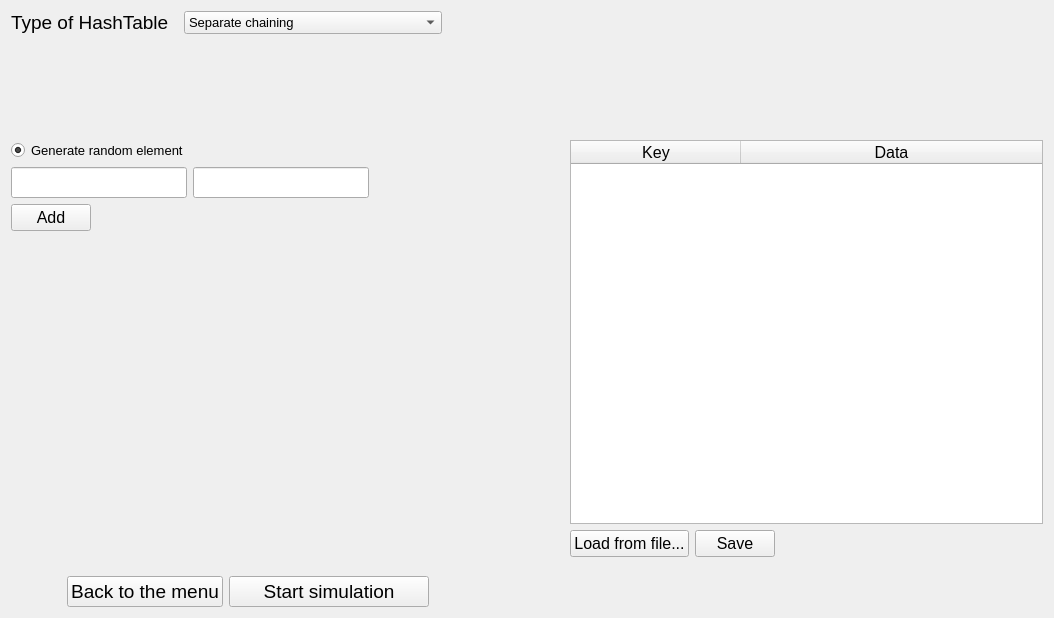
<?xml version="1.0" encoding="UTF-8"?>
<ui version="4.0">
 <class>SimulationPresettings</class>
 <widget class="QWidget" name="SimulationPresettings">
  <property name="geometry">
   <rect>
    <x>0</x>
    <y>0</y>
    <width>1054</width>
    <height>618</height>
   </rect>
  </property>
  <property name="font">
   <font>
    <pointsize>14</pointsize>
   </font>
  </property>
  <property name="windowTitle">
   <string>Form</string>
  </property>
  <layout class="QVBoxLayout" name="verticalLayout">
   <item>
    <layout class="QHBoxLayout" name="horizontalLayout">
     <property name="spacing">
      <number>15</number>
     </property>
     <property name="sizeConstraint">
      <enum>QLayout::SetDefaultConstraint</enum>
     </property>
     <item>
      <widget class="QLabel" name="hashTableTypeLabel">
       <property name="text">
        <string>Type of HashTable</string>
       </property>
      </widget>
     </item>
     <item>
      <widget class="QComboBox" name="hashTableTypeComboBox">
       <property name="minimumSize">
        <size>
         <width>200</width>
         <height>0</height>
        </size>
       </property>
       <property name="font">
        <font>
         <pointsize>10</pointsize>
        </font>
       </property>
       <item>
        <property name="text">
         <string>Separate chaining</string>
        </property>
       </item>
       <item>
        <property name="text">
         <string>Open adressing (Linear strategy)</string>
        </property>
       </item>
       <item>
        <property name="text">
         <string>Open adressing (SecondHash strategy)</string>
        </property>
       </item>
      </widget>
     </item>
     <item>
      <spacer name="horizontalSpacer">
       <property name="orientation">
        <enum>Qt::Horizontal</enum>
       </property>
       <property name="sizeHint" stdset="0">
        <size>
         <width>40</width>
         <height>20</height>
        </size>
       </property>
      </spacer>
     </item>
    </layout>
   </item>
   <item>
    <spacer name="verticalSpacer">
     <property name="orientation">
      <enum>Qt::Vertical</enum>
     </property>
     <property name="sizeType">
      <enum>QSizePolicy::Minimum</enum>
     </property>
     <property name="sizeHint" stdset="0">
      <size>
       <width>20</width>
       <height>100</height>
      </size>
     </property>
    </spacer>
   </item>
   <item>
    <layout class="QHBoxLayout" name="horizontalLayout_2">
     <item>
      <layout class="QVBoxLayout" name="verticalLayout_2">
       <item>
        <widget class="QRadioButton" name="needRandomRadioButton">
         <property name="font">
          <font>
           <pointsize>10</pointsize>
          </font>
         </property>
         <property name="text">
          <string>Generate random element</string>
         </property>
         <property name="checked">
          <bool>true</bool>
         </property>
        </widget>
       </item>
       <item>
        <layout class="QHBoxLayout" name="horizontalLayout_5">
         <item alignment="Qt::AlignLeft">
          <widget class="QLineEdit" name="keyInput">
           <property name="maximumSize">
            <size>
             <width>300</width>
             <height>16777215</height>
            </size>
           </property>
           <property name="inputMask">
            <string comment="Key"/>
           </property>
          </widget>
         </item>
         <item alignment="Qt::AlignLeft">
          <widget class="QLineEdit" name="dataInput">
           <property name="maximumSize">
            <size>
             <width>300</width>
             <height>16777215</height>
            </size>
           </property>
          </widget>
         </item>
         <item>
          <spacer name="horizontalSpacer_6">
           <property name="orientation">
            <enum>Qt::Horizontal</enum>
           </property>
           <property name="sizeHint" stdset="0">
            <size>
             <width>40</width>
             <height>20</height>
            </size>
           </property>
          </spacer>
         </item>
        </layout>
       </item>
       <item alignment="Qt::AlignLeft">
        <widget class="QPushButton" name="addButton">
         <property name="font">
          <font>
           <pointsize>12</pointsize>
          </font>
         </property>
         <property name="text">
          <string>Add</string>
         </property>
        </widget>
       </item>
       <item>
        <spacer name="verticalSpacer_2">
         <property name="orientation">
          <enum>Qt::Vertical</enum>
         </property>
         <property name="sizeHint" stdset="0">
          <size>
           <width>20</width>
           <height>40</height>
          </size>
         </property>
        </spacer>
       </item>
       <item>
        <layout class="QHBoxLayout" name="horizontalLayout_6">
         <item>
          <spacer name="horizontalSpacer_4">
           <property name="orientation">
            <enum>Qt::Horizontal</enum>
           </property>
           <property name="sizeHint" stdset="0">
            <size>
             <width>40</width>
             <height>20</height>
            </size>
           </property>
          </spacer>
         </item>
         <item>
          <widget class="QPushButton" name="backToMenuButton">
           <property name="text">
            <string>Back to the menu</string>
           </property>
          </widget>
         </item>
         <item>
          <widget class="QPushButton" name="startButton">
           <property name="minimumSize">
            <size>
             <width>200</width>
             <height>0</height>
            </size>
           </property>
           <property name="text">
            <string>Start simulation</string>
           </property>
          </widget>
         </item>
         <item>
          <spacer name="horizontalSpacer_5">
           <property name="orientation">
            <enum>Qt::Horizontal</enum>
           </property>
           <property name="sizeHint" stdset="0">
            <size>
             <width>40</width>
             <height>20</height>
            </size>
           </property>
          </spacer>
         </item>
        </layout>
       </item>
      </layout>
     </item>
     <item>
      <spacer name="horizontalSpacer_2">
       <property name="orientation">
        <enum>Qt::Horizontal</enum>
       </property>
       <property name="sizeType">
        <enum>QSizePolicy::Minimum</enum>
       </property>
       <property name="sizeHint" stdset="0">
        <size>
         <width>80</width>
         <height>20</height>
        </size>
       </property>
      </spacer>
     </item>
     <item>
      <layout class="QVBoxLayout" name="verticalLayout_3">
       <item>
        <widget class="QTableWidget" name="elementsTable">
         <property name="sizePolicy">
          <sizepolicy hsizetype="Expanding" vsizetype="Preferred">
           <horstretch>0</horstretch>
           <verstretch>0</verstretch>
          </sizepolicy>
         </property>
         <property name="font">
          <font>
           <pointsize>12</pointsize>
          </font>
         </property>
         <property name="editTriggers">
          <set>QAbstractItemView::NoEditTriggers</set>
         </property>
         <property name="alternatingRowColors">
          <bool>false</bool>
         </property>
         <property name="selectionMode">
          <enum>QAbstractItemView::NoSelection</enum>
         </property>
         <property name="columnCount">
          <number>2</number>
         </property>
         <attribute name="horizontalHeaderCascadingSectionResizes">
          <bool>true</bool>
         </attribute>
         <attribute name="horizontalHeaderDefaultSectionSize">
          <number>170</number>
         </attribute>
         <attribute name="horizontalHeaderHighlightSections">
          <bool>false</bool>
         </attribute>
         <attribute name="horizontalHeaderStretchLastSection">
          <bool>true</bool>
         </attribute>
         <column>
          <property name="text">
           <string>Key</string>
          </property>
          <property name="font">
           <font>
            <pointsize>12</pointsize>
           </font>
          </property>
         </column>
         <column>
          <property name="text">
           <string>Data</string>
          </property>
          <property name="font">
           <font>
            <pointsize>12</pointsize>
           </font>
          </property>
         </column>
        </widget>
       </item>
       <item>
        <layout class="QHBoxLayout" name="horizontalLayout_3">
         <property name="bottomMargin">
          <number>50</number>
         </property>
         <item>
          <widget class="QPushButton" name="loadButton">
           <property name="font">
            <font>
             <pointsize>12</pointsize>
            </font>
           </property>
           <property name="text">
            <string>Load from file...</string>
           </property>
          </widget>
         </item>
         <item>
          <widget class="QPushButton" name="saveButton">
           <property name="font">
            <font>
             <pointsize>12</pointsize>
            </font>
           </property>
           <property name="text">
            <string>Save</string>
           </property>
          </widget>
         </item>
         <item>
          <spacer name="horizontalSpacer_3">
           <property name="orientation">
            <enum>Qt::Horizontal</enum>
           </property>
           <property name="sizeHint" stdset="0">
            <size>
             <width>40</width>
             <height>20</height>
            </size>
           </property>
          </spacer>
         </item>
        </layout>
       </item>
      </layout>
     </item>
    </layout>
   </item>
  </layout>
 </widget>
 <resources/>
 <connections/>
</ui>
